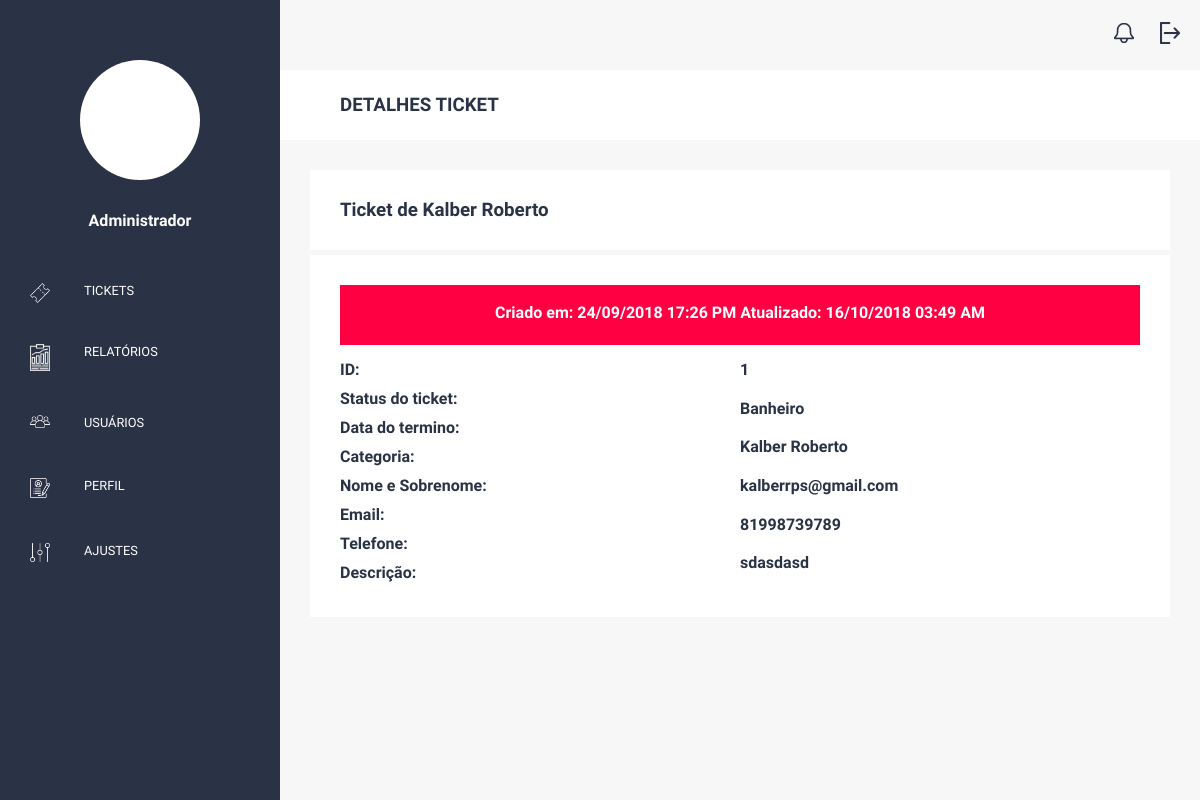
The page /adm/details/1 (signed in) on the database as committed earlier.
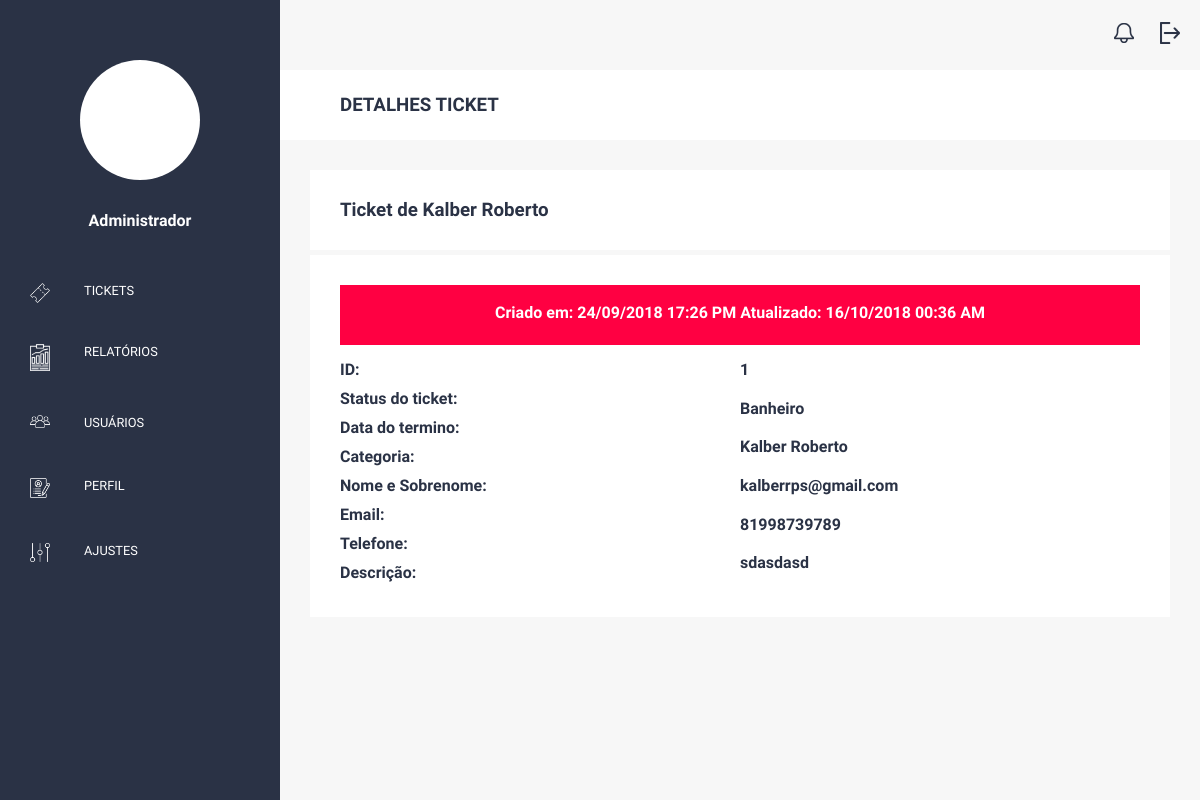
The same page on the database as committed later.
### ticket/models.py (models this page shows, shortened)
class Ticket(models.Model):
    STATUS = (
        ('1', 'NOVO'),
        ('2', 'ABERTO'),
        ('3', 'FECHADO')
    )
    status = models.CharField(max_length=1, null=True, choices=STATUS, default='1')
    data_criacao = models.DateTimeField(auto_now_add=True)
    modified = models.DateTimeField(auto_now=True)
    categoria = models.ForeignKey(Categoria, on_delete=models.SET_NULL, null=True)
    nome_completo = models.CharField(max_length=50)
    email = models.EmailField()
    telefone = models.CharField(max_length=14)
    anexo = models.FileField(upload_to='post_image', blank=True)
    descricao = models.TextField()
    user = models.ForeignKey(User, on_delete=models.SET_NULL, blank=True, null=True)

class Categoria(models.Model):
    nome=models.CharField(max_length=100)

### adminstrador/views.py (the view)
# urls.py: path('details/<int:id>', details, name='details'),
@login_required
def details(request, id):
    ticket = Ticket.objects.get(id = id)
    form = TicketForm(instance=ticket)
    return render(request, 'detailsticket.html', {'ticket': ticket, 'form': form})

### adminstrador/templates/detailsticket.html
{% extends 'basedashboard.html' %}
{% block titulo  %} DETALHES TICKET {% endblock %}
{% block main %}
<div class="container-details">
    <div class="content-details">
        <h3> Ticket de {{ticket.nome_completo}} </h3>
    </div>
</div>
<div class="container-listticket">
    <div class="content-listticket">
        <div class="content-date">
			<h4>
				Criado em: {{ ticket.data_criacao|date:"d/m/Y H:i A"  }}
				Atualizado: {{ticket.modified|date:"d/m/Y H:i A"  }}
			</h4>
        </div>
        <div class="ticket-details">
            <div class="details-list">
				<p>ID: </p>
				<p>Status do ticket: </p>
				<p>Data do termino: </p>
				<p>Categoria: </p>
				<p>Nome e Sobrenome: </p>
				<p>Email: </p>
				<p>Telefone: </p>
				<p>Descrição: </p>
			</div>
			<div class="details-atribute">
				<p>{{ticket.id}}</p>
				<p>{{ticket.categoria.nome}}</p>
				<p>{{ticket.nome_completo}}</p>
				<p>{{ticket.email}}</p>
				<p>{{ticket.telefone}}</p>
				<p>{{ticket.descricao}}</p>
            </div>
        </div>
    </div>
</div>
{% endblock %}

Rows that differ between the two databases and show on the page:
changed Ticket "Kalber Roberto": modified "16/10/2018 03:49 AM" → "16/10/2018 00:36 AM"
